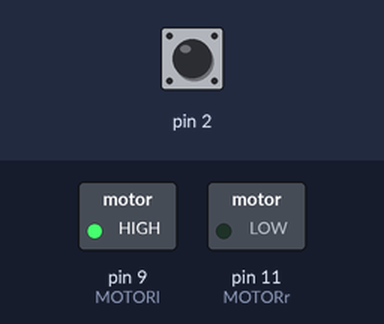
Recording of a sketch running on a simulated Arduino Uno, built with avr-gcc and run on an emulated ATmega328P. Parts: switched loads named in the sketch (green lamp = pin HIGH). Inputs (shaded band) come from the test bench; at power-on: pin 2 HIGH.

Above: at 1.2 s.
1.3 s: pin 2 driven LOW
2.8 s: pin 2 pulsed HIGH 5 times (0.12 s each, 0.3 s apart)
At 5.6 s:
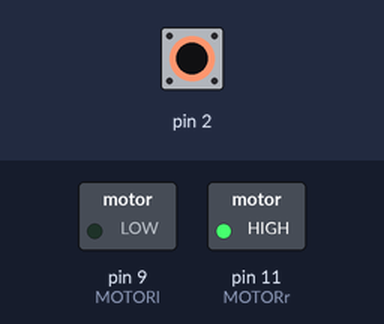
Timing chart, 0 to 31.5 s (numbered marks = the images above; inputs shaded):
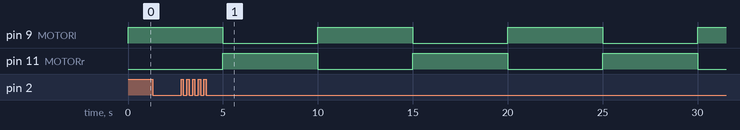

Measured:
- after the input at 1.3 s, every drawn part: stays the same
- after the input at 2.8 s, pin 9 (MOTORl), pin 11 (MOTORr): alternates HIGH for 5.0 s and LOW for 5.0 s, starting after 2.2 s

The sketch:

LAB_week7_Interrupt.ino
```cpp
const int MOTORl = 9;
const int MOTORr = 11;
const int Button = 2;
const int EnablePin = 13;
bool BrakeStatus = false;
bool MOTORLeftS = HIGH;
bool MOTORRightS = LOW;
void setup()
{
  pinMode(MOTORl, OUTPUT);
  pinMode(MOTORr, OUTPUT);
  digitalWrite(MOTORl,MOTORLeftS);
  digitalWrite(MOTORr,MOTORRightS);
  digitalWrite(EnablePin,!BrakeStatus);
  attachInterrupt(digitalPinToInterrupt(2), Ebrake, FALLING);
}
void loop()
{
  delay(5000);
  if(!BrakeStatus){
    MOTORLeftS = !MOTORLeftS;
    MOTORRightS = !MOTORRightS;
    digitalWrite(MOTORl,MOTORLeftS);
    digitalWrite(MOTORr,MOTORRightS);
  }
}
void Ebrake(){
	BrakeStatus = !BrakeStatus;
    digitalWrite(EnablePin,!BrakeStatus);
}
```
